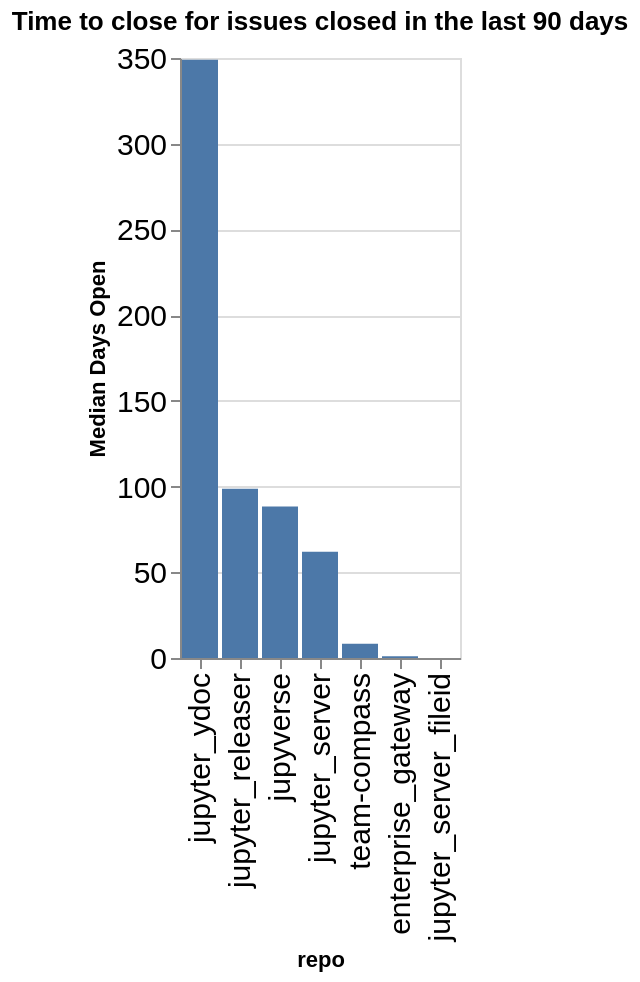

The notebook cell this image was saved under:
### Code cell
time_open = closed.groupby(['org', 'repo']).agg({'time_open': 'median'}).reset_index()
time_open['time_open'] = time_open['time_open'] / (60 * 60 * 24)
time_open['org/repo'] = time_open.apply(lambda a: a['org'] + '/' + a['repo'], axis=1)
sorted_vals = time_open.sort_values(['org', 'time_open'], ascending=False)['repo'].values
alt.Chart(data=time_open, title=f"Time to close for issues closed in the last {n_days} days").mark_bar().encode(
    x=alt.X('repo', sort=alt.Sort(sorted_vals.tolist())),
    y=alt.Y('time_open', title="Median Days Open"),
)

### Figure 1 — Vega-Lite specification as saved in the notebook (floating-point values rounded to 4 significant figures)
{"config": {"axisLeft": {"labelFontSize": 15}, "axisBottom": {"labelFontSize": 15}}, "data": {"name": "data-f0f0f2d43420b2910336091abc64ccce"}, "mark": {"type": "bar"}, "encoding": {"x": {"field": "repo", "sort": ["jupyter_ydoc", "jupyter_releaser", "jupyverse", "jupyter_server", "team-compass", "enterprise_gateway", "jupyter_server_fileid"], "type": "nominal"}, "y": {"field": "time_open", "title": "Median Days Open", "type": "quantitative"}}, "title": "Time to close for issues closed in the last 90 days", "$schema": "https://vega.github.io/schema/vega-lite/v5.20.1.json", "datasets": {"data-f0f0f2d43420b2910336091abc64ccce": [{"org": "jupyter-server", "repo": "enterprise_gateway", "time_open": 1.08, "org/repo": "jupyter-server/enterprise_gateway"}, {"org": "jupyter-server", "repo": "jupyter_releaser", "time_open": 98.77, "org/repo": "jupyter-server/jupyter_releaser"}, {"org": "jupyter-server", "repo": "jupyter_server", "time_open": 61.92, "org/repo": "jupyter-server/jupyter_server"}, {"org": "jupyter-server", "repo": "jupyter_server_fileid", "time_open": 0.03341, "org/repo": "jupyter-server/jupyter_server_fileid"}, {"org": "jupyter-server", "repo": "jupyter_ydoc", "time_open": 349.0, "org/repo": "jupyter-server/jupyter_ydoc"}, {"org": "jupyter-server", "repo": "jupyverse", "time_open": 88.39, "org/repo": "jupyter-server/jupyverse"}, {"org": "jupyter-server", "repo": "team-compass", "time_open": 8.338, "org/repo": "jupyter-server/team-compass"}]}}
